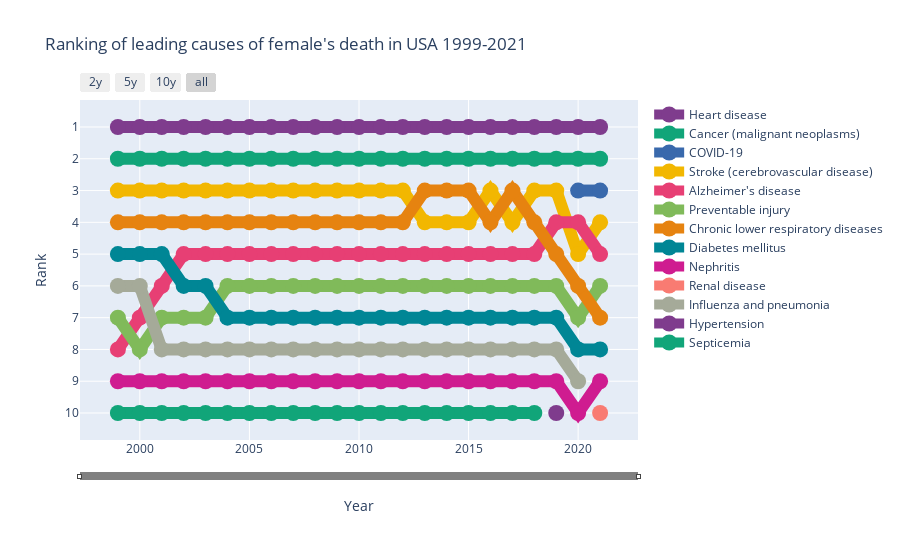

The code cell stored with this chart in its notebook:
### Code cell
plot_leading('Ranking of leading causes of female\'s death in USA 1999-2021', cause_of_death_female_df)

### Figure 1 — Plotly figure (JSON) as saved in the notebook; plotly's stock layout.template omitted (floating-point values rounded to 4 significant figures)
{"data": [{"customdata": [185.5, 187.9, 180.9, 181.3, 181.2, 180.4, 183.1, 178.6, 180.4, 180, 181.9, 184.9, 187.8, 198.1, 200.2, 208.5, 219.2, 222, 236.4, 243.2, 248.9, 254.6, 262.6], "hovertemplate": "Rank:%{y}: <br>Year: %{x} </br> 'Rate (a): %{customdata}", "line": {"color": "rgb(127, 60, 141)", "width": 12}, "marker": {"size": 16}, "mode": "lines+markers", "name": "Heart disease", "type": "scatter", "x": [2021, 2020, 2019, 2018, 2017, 2016, 2015, 2014, 2013, 2012, 2011, 2010, 2009, 2008, 2007, 2006, 2005, 2004, 2003, 2002, 2001, 2000, 1999], "y": [1, 1, 1, 1, 1, 1, 1, 1, 1, 1, 1, 1, 1, 1, 1, 1, 1, 1, 1, 1, 1, 1, 1]}, {"customdata": [171.1, 170.2, 170.3, 170.9, 171.8, 172.8, 172.9, 173.1, 172.7, 173.6, 173.3, 174.4, 174.1, 175.1, 176.5, 178.1, 179, 179.3, 182.1, 183.4, 183.8, 185.8, 185.6], "hovertemplate": "Rank:%{y}: <br>Year: %{x} </br> 'Rate (a): %{customdata}", "line": {"color": "rgb(17, 165, 121)", "width": 12}, "marker": {"size": 16}, "mode": "lines+markers", "name": "Cancer (malignant neoplasms)", "type": "scatter", "x": [2021, 2020, 2019, 2018, 2017, 2016, 2015, 2014, 2013, 2012, 2011, 2010, 2009, 2008, 2007, 2006, 2005, 2004, 2003, 2002, 2001, 2000, 1999], "y": [2, 2, 2, 2, 2, 2, 2, 2, 2, 2, 2, 2, 2, 2, 2, 2, 2, 2, 2, 2, 2, 2, 2]}, {"customdata": [107.6, 94.7], "hovertemplate": "Rank:%{y}: <br>Year: %{x} </br> 'Rate (a): %{customdata}", "line": {"color": "rgb(57, 105, 172)", "width": 12}, "marker": {"size": 16}, "mode": "lines+markers", "name": "COVID-19", "type": "scatter", "x": [2021, 2020], "y": [3, 3]}, {"customdata": [54.9, 54.2, 51.4, 51.2, 51.3, 50.5, 50.3, 47.9, 46.9, 47.6, 48.4, 49.1, 49.4, 52.3, 53.5, 54.5, 57.9, 61.3, 65.2, 68.3, 69.2, 71.6, 72.3], "hovertemplate": "Rank:%{y}: <br>Year: %{x} </br> 'Rate (a): %{customdata}", "line": {"color": "rgb(242, 183, 1)", "width": 12}, "marker": {"size": 16}, "mode": "lines+markers", "name": "Stroke (cerebrovascular disease)", "type": "scatter", "x": [2021, 2020, 2019, 2018, 2017, 2016, 2015, 2014, 2013, 2012, 2011, 2010, 2009, 2008, 2007, 2006, 2005, 2004, 2003, 2002, 2001, 2000, 1999], "y": [4, 5, 3, 3, 4, 3, 4, 4, 4, 3, 3, 3, 3, 3, 3, 3, 3, 3, 3, 3, 3, 3, 3]}, {"customdata": [49.2, 55.6, 50.1, 50.6, 50.9, 49.2, 47.1, 40.2, 36.7, 36.3, 37.4, 37, 35.4, 37.5, 34.5, 33.8, 34, 31.6, 30.6, 28.6, 26.3, 24.4, 21.9], "hovertemplate": "Rank:%{y}: <br>Year: %{x} </br> 'Rate (a): %{customdata}", "line": {"color": "rgb(231, 63, 116)", "width": 12}, "marker": {"size": 16}, "mode": "lines+markers", "name": "Alzheimer's disease", "type": "scatter", "x": [2021, 2020, 2019, 2018, 2017, 2016, 2015, 2014, 2013, 2012, 2011, 2010, 2009, 2008, 2007, 2006, 2005, 2004, 2003, 2002, 2001, 2000, 1999], "y": [5, 4, 4, 5, 5, 5, 5, 5, 5, 5, 5, 5, 5, 5, 5, 5, 5, 5, 5, 5, 6, 7, 8]}, {"customdata": [45, 40.5, 36.2, 35.7, 36.4, 35.1, 32.9, 31.2, 30.3, 30, 29.8, 28.6, 27.6, 28.2, 28.7, 28.2, 27.6, 26.8, 26.2, 25.6, 24.5, 23.7, 24.1], "hovertemplate": "Rank:%{y}: <br>Year: %{x} </br> 'Rate (a): %{customdata}", "line": {"color": "rgb(128, 186, 90)", "width": 12}, "marker": {"size": 16}, "mode": "lines+markers", "name": "Preventable injury", "type": "scatter", "x": [2021, 2020, 2019, 2018, 2017, 2016, 2015, 2014, 2013, 2012, 2011, 2010, 2009, 2008, 2007, 2006, 2005, 2004, 2003, 2002, 2001, 2000, 1999], "y": [6, 7, 6, 6, 6, 6, 6, 6, 6, 6, 6, 6, 6, 6, 6, 6, 6, 6, 7, 7, 7, 8, 7]}, {"customdata": [44.7, 47.7, 50, 50.7, 51.5, 49.7, 50.6, 47.9, 49.1, 47.5, 47.6, 46.3, 46.4, 47.9, 43.6, 43.1, 45.6, 42.5, 44.5, 43.8, 43.6, 43.1, 43.4], "hovertemplate": "Rank:%{y}: <br>Year: %{x} </br> 'Rate (a): %{customdata}", "line": {"color": "rgb(230, 131, 16)", "width": 12}, "marker": {"size": 16}, "mode": "lines+markers", "name": "Chronic lower respiratory diseases", "type": "scatter", "x": [2021, 2020, 2019, 2018, 2017, 2016, 2015, 2014, 2013, 2012, 2011, 2010, 2009, 2008, 2007, 2006, 2005, 2004, 2003, 2002, 2001, 2000, 1999], "y": [7, 6, 5, 4, 3, 4, 3, 3, 3, 4, 4, 4, 4, 4, 4, 4, 4, 4, 4, 4, 4, 4, 4]}, {"customdata": [26.7, 26.7, 22.9, 22.5, 22.5, 22.1, 22.3, 21.8, 22.3, 22.2, 22.4, 21.4, 21.6, 22.8, 23.5, 24, 25.7, 25.4, 26.3, 26.6, 26.6, 26.2, 26.2], "hovertemplate": "Rank:%{y}: <br>Year: %{x} </br> 'Rate (a): %{customdata}", "line": {"color": "rgb(0, 134, 149)", "width": 12}, "marker": {"size": 16}, "mode": "lines+markers", "name": "Diabetes mellitus", "type": "scatter", "x": [2021, 2020, 2019, 2018, 2017, 2016, 2015, 2014, 2013, 2012, 2011, 2010, 2009, 2008, 2007, 2006, 2005, 2004, 2003, 2002, 2001, 2000, 1999], "y": [8, 8, 7, 7, 7, 7, 7, 7, 7, 7, 7, 7, 7, 7, 7, 7, 7, 7, 6, 6, 5, 5, 5]}, {"customdata": [15.4, 15.1, 14.9, 14.9, 15.1, 15, 15, 14.6, 14.7, 14.3, 14.5, 16.3, 16.1, 16, 15.6, 15.3, 15.1, 14.8, 14.9, 14.5, 14.2, 13.5, 13], "hovertemplate": "Rank:%{y}: <br>Year: %{x} </br> 'Rate (a): %{customdata}", "line": {"color": "rgb(207, 28, 144)", "width": 12}, "marker": {"size": 16}, "mode": "lines+markers", "name": "Nephritis", "type": "scatter", "x": [2021, 2020, 2019, 2018, 2017, 2016, 2015, 2014, 2013, 2012, 2011, 2010, 2009, 2008, 2007, 2006, 2005, 2004, 2003, 2002, 2001, 2000, 1999], "y": [9, 10, 9, 9, 9, 9, 9, 9, 9, 9, 9, 9, 9, 9, 9, 9, 9, 9, 9, 9, 9, 9, 9]}, {"customdata": [13.6], "hovertemplate": "Rank:%{y}: <br>Year: %{x} </br> 'Rate (a): %{customdata}", "line": {"color": "rgb(249, 123, 114)", "width": 12}, "marker": {"size": 16}, "mode": "lines+markers", "name": "Renal disease", "type": "scatter", "x": [2021], "y": [10]}, {"customdata": [15.4, 15.1, 18.3, 17.6, 16.2, 18.5, 17.7, 18.8, 16.7, 17.9, 16.9, 18.4, 19.9, 18.7, 20.2, 23.3, 22, 24.6, 25.1, 23.9, 25.5, 25.3], "hovertemplate": "Rank:%{y}: <br>Year: %{x} </br> 'Rate (a): %{customdata}", "line": {"color": "rgb(165, 170, 153)", "width": 12}, "marker": {"size": 16}, "mode": "lines+markers", "name": "Influenza and pneumonia", "type": "scatter", "x": [2020, 2019, 2018, 2017, 2016, 2015, 2014, 2013, 2012, 2011, 2010, 2009, 2008, 2007, 2006, 2005, 2004, 2003, 2002, 2001, 2000, 1999], "y": [9, 8, 8, 8, 8, 8, 8, 8, 8, 8, 8, 8, 8, 8, 8, 8, 8, 8, 8, 8, 6, 6]}, {"customdata": [12], "hovertemplate": "Rank:%{y}: <br>Year: %{x} </br> 'Rate (a): %{customdata}", "line": {"color": "rgb(127, 60, 141)", "width": 12}, "marker": {"size": 16}, "mode": "lines+markers", "name": "Hypertension", "type": "scatter", "x": [2019], "y": [10]}, {"customdata": [12.6, 12.9, 12.8, 13.1, 12.7, 12.6, 11.9, 12.2, 11.9, 12.4, 12.7, 12.4, 12.3, 12.5, 12.3, 12.9, 12.9, 12.4, 12.3, 12.2], "hovertemplate": "Rank:%{y}: <br>Year: %{x} </br> 'Rate (a): %{customdata}", "line": {"color": "rgb(17, 165, 121)", "width": 12}, "marker": {"size": 16}, "mode": "lines+markers", "name": "Septicemia", "type": "scatter", "x": [2018, 2017, 2016, 2015, 2014, 2013, 2012, 2011, 2010, 2009, 2008, 2007, 2006, 2005, 2004, 2003, 2002, 2001, 2000, 1999], "y": [10, 10, 10, 10, 10, 10, 10, 10, 10, 10, 10, 10, 10, 10, 10, 10, 10, 10, 10, 10]}], "layout": {"title": {"text": "Ranking of leading causes of female's death in USA 1999-2021"}, "xaxis": {"rangeselector": {"buttons": [{"count": 2, "label": "2y", "step": "year", "stepmode": "backward"}, {"count": 5, "label": "5y", "step": "year", "stepmode": "backward"}, {"count": 10, "label": "10y", "step": "year", "stepmode": "backward"}, {"step": "all"}]}, "rangeslider": {"bgcolor": "grey", "thickness": 0.02, "visible": true}, "title": {"text": "Year"}, "type": "date"}, "yaxis": {"autorange": "reversed", "dtick": 1, "title": {"text": "Rank"}}}}
